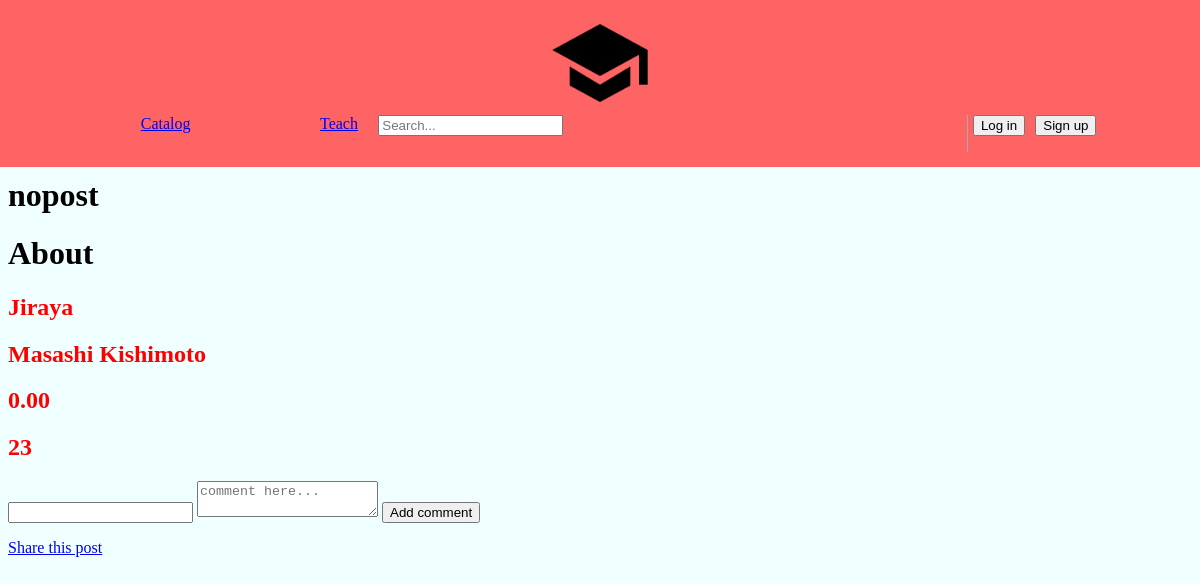
Before: /23/addcmnt with the older database file.
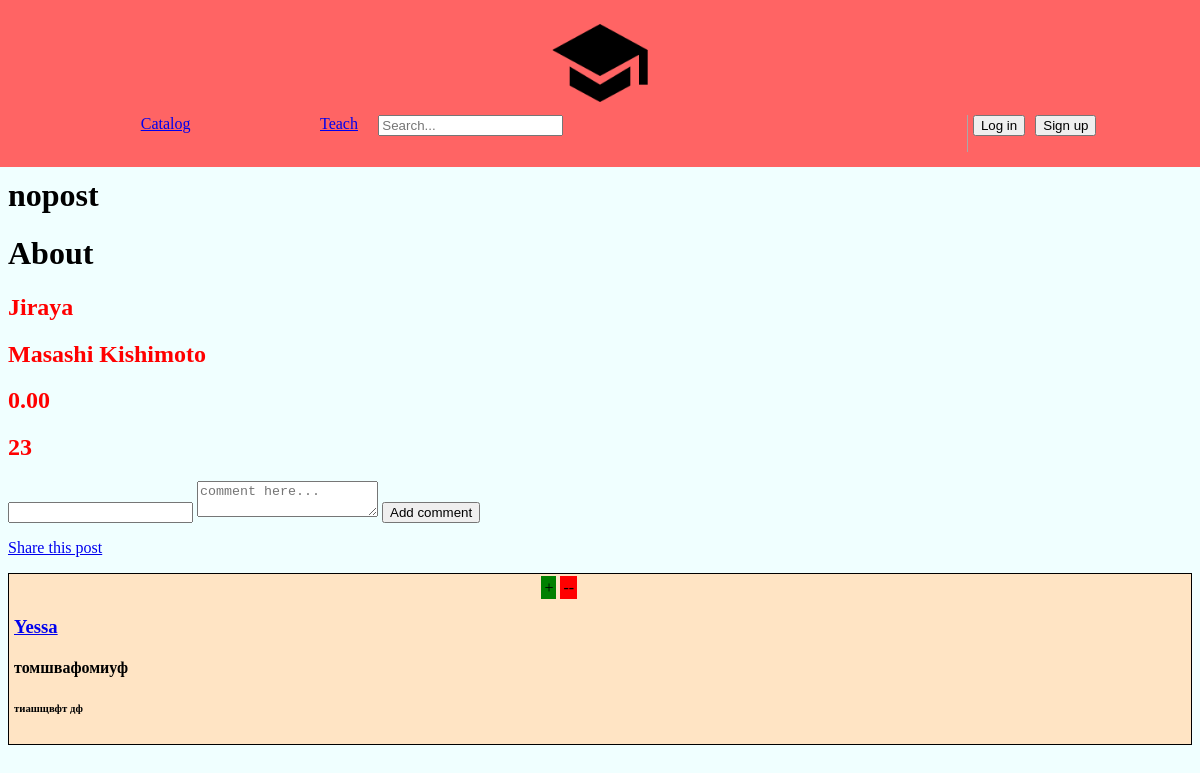
After: the same page with the newer database file.
### main/models.py (models this page shows, shortened)
class Comment(models.Model):
   author = models.CharField(max_length=64)
   course_id = models.IntegerField(null=False)
   post = models.CharField(max_length=64)
   text = models.TextField(max_length=1024)
   date = models.DateTimeField(auto_now_add=True)
   anonymous = models.BooleanField(default=False)
   liked = models.ManyToManyField(User)
   dis = models.ManyToManyField(User , related_name='dislike')

### main/views.py (the view)
# urls.py: path('<int:courseid>/addcmnt', views.addCom, name='addcmnt'),
def addCom(request,courseid):
    if request.method== 'POST':
        cmnt = request.POST['com']
        c = Course.objects.all().get(pk=courseid)
        name = c.coursename
        teacher = c.teacher
        price = c.price
        comment = Comment.objects.filter(
            Q(course_id=c.pk)
        )
        if not request.user.is_authenticated:
            return render(request, 'main/About.html', {
                'request':request,
                'name': name,
                'teacher': teacher,
                'id': price,
                'crsid': courseid,
                'comments': comment,
                'msg': 'You not logged in',
                'c_id': c.id,
            })
        else:
            com = Comment()
            com.author = request.user.username
            com.course_id = courseid
            com.post = request.POST['post']
            com.text = cmnt
            com.date = timezone.now()
            anon = request.POST.get('anon', False)
            com.anonymous = anon
            com.save()
            return render(request, 'main/About.html', {
                'name': name,
                'teacher': teacher,
                'id': price,
                'crsid': courseid,
                'comments': comment,
                'c_id': c.id,
            })
    else:
        c = Course.objects.all().get(pk=courseid)
        name = c.coursename
        teacher = c.teacher
        price = c.price
        comment = Comment.objects.filter(
            Q(course_id=c.pk)
        )
        return render(request, 'main/About.html', {
            'name': name,
            'teacher': teacher,
            'id': price,
            'comments': comment,
            'crsid': courseid,
            'msg':'nopost',
            'c_id': c.id,
        })

### main/templates/main/About.html (shortened to what this page needs)
{% load static %}
{% include 'main/header.html' %}
<html lang="en">
<head>
        <link rel="stylesheet" type="text/css" href="{% static 'main/about.css' %}">
</head>
<body>
<h1>{{ msg }}</h1>
<h1>About</h1>
<div class="course">
    <h2>{{ name }}</h2>
    <h2>{{ teacher }}</h2>
    <h2>{{ id }}</h2>
    <h2>{{ crsid }}</h2>
<form method="post" action="{% url 'addcmnt' courseid=crsid%}">
        <div class="comm">
        <input type="text" name="post">
        <textarea placeholder="comment here..." name="com"></textarea>
        <a><button type="submit">Add comment</button></a>
        </div>
    </form>
<p>
  <a href="{% url 'post_share' c_id=crsid %}">
    Share this post
  </a>
</p>
</body>
        <div>{% for c in comments %}
        <ul class="comment">
         <div style="margin-left: 45%">
            <a style="background-color: green; width: 50px ; padding: 3px">+</a>
            <a style="background-color: red; width: 50px;padding: 3px;">--</a>
        </div>
               <h3> <a href="/user/{{ c.author }}">{{  c.author }}</a></h3>
                <h4>{{ c.post }}</h4>
                <h6>{{ c.text }}</h6>
        </ul>
    {% endfor %}
    </div>
</html>

Changed rows visible on the page:
added Comment: author "Yessa", post "томшвафомиуф", text "тиашщвфт дф"
